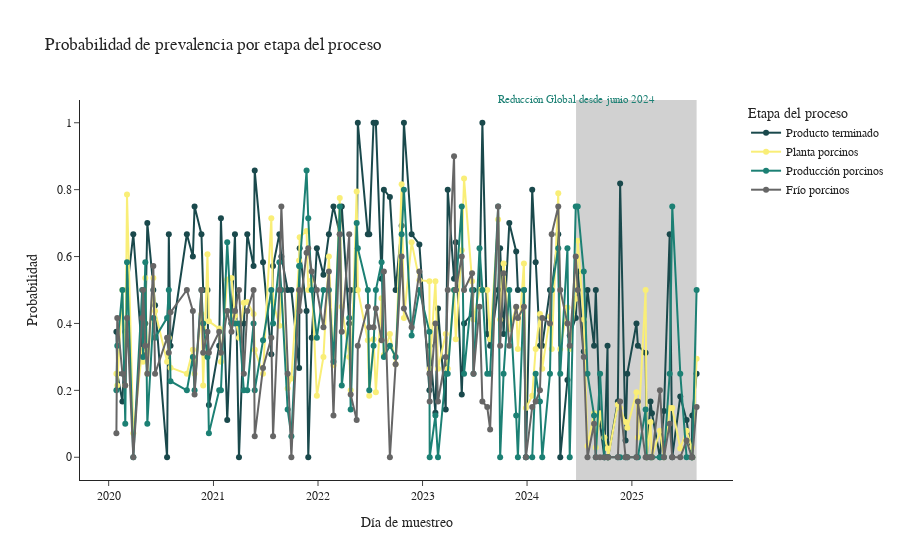

Here is the notebook cell this chart was saved with:
### Code cell
df_comp_group = (
    df_comp
    .groupby(["Fecha de muestreo.autoCalendar.Date", "Etapa de proceso"])
    .agg(prev=("deteccion", "mean"))
    .reset_index()
)

df_result = df_comp_group.pivot(
    index="Fecha de muestreo.autoCalendar.Date",
    columns="Etapa de proceso",
    values="prev"
)

df_result = df_result.sort_index(axis=1).reset_index()
cols_ord = [
    'Fecha de muestreo.autoCalendar.Date',
    'Planta porcinos',
    'Producción porcinos',
    'Frío porcinos',
    'Producto terminado'
]
df_long = df_result.melt(
    id_vars="Fecha de muestreo.autoCalendar.Date",
    value_vars=df['Etapa de proceso'].unique(),
    var_name="Etapa",
    value_name="Probabilidad"
)

# Colores corporativos asignados manualmente
color_map = {
    "Planta porcinos": "#f9ee77",
    "Producción porcinos": "#1c8074",
    "Frío porcinos": "#666666",
    "Producto terminado": "#1a494c"
}

# Gráfico de líneas
fig = px.line(
    df_long,
    x="Fecha de muestreo.autoCalendar.Date",
    y="Probabilidad",
    color="Etapa",
    color_discrete_map=color_map,
    markers=True,
    title="Probabilidad de prevalencia por etapa del proceso"
)
fig.update_layout(
    xaxis_title="Día de muestreo",
    yaxis_title="Probabilidad",
    template="simple_white",
    legend_title="Etapa del proceso",
    font=dict(size=12, family="Arial")
)
# --- Franja desde junio 2025 hasta el final de los datos ---
x_start = pd.Timestamp("2024-06-20")
date_col = "Fecha de muestreo.autoCalendar.Date"
x_end   = df_long[date_col].max()  # fin real de tus datos

fig.add_annotation(
    x=x_start, y=1.02, xref="x", yref="paper",
    showarrow=False, text="Reducción Global desde junio 2024",
    font=dict(color="#1c8074", size=11)
)
# Sombreado vertical (franja)
fig.add_vrect(
    x0=x_start, x1=x_end,
    fillcolor="#666666",  # teal corporativo con transparencia
    line_width=0,
    layer="below",  # debajo de las líneas
)
fig.show()
s3.save_plotly_html(fig, "probabilidad_prevalencia_etapas.html")

### Figure 1 — Plotly figure (JSON) as saved in the notebook; plotly's stock layout.template omitted (floating-point values rounded to 4 significant figures; data arrays with more than 128 entries replaced by an {"elided": "..."} marker saying what was removed)
{"data": [{"hovertemplate": "Etapa=Producto terminado<br>Fecha de muestreo.autoCalendar.Date=%{x}<br>Probabilidad=%{y}<extra></extra>", "legendgroup": "Producto terminado", "line": {"color": "#1a494c", "dash": "solid"}, "marker": {"symbol": "circle"}, "mode": "lines+markers", "name": "Producto terminado", "orientation": "v", "showlegend": true, "type": "scatter", "x": {"elided": "129 str values"}, "xaxis": "x", "y": {"elided": "129 float values"}, "yaxis": "y"}, {"hovertemplate": "Etapa=Planta porcinos<br>Fecha de muestreo.autoCalendar.Date=%{x}<br>Probabilidad=%{y}<extra></extra>", "legendgroup": "Planta porcinos", "line": {"color": "#f9ee77", "dash": "solid"}, "marker": {"symbol": "circle"}, "mode": "lines+markers", "name": "Planta porcinos", "orientation": "v", "showlegend": true, "type": "scatter", "x": {"elided": "129 str values"}, "xaxis": "x", "y": {"elided": "129 float values"}, "yaxis": "y"}, {"hovertemplate": "Etapa=Producción porcinos<br>Fecha de muestreo.autoCalendar.Date=%{x}<br>Probabilidad=%{y}<extra></extra>", "legendgroup": "Producción porcinos", "line": {"color": "#1c8074", "dash": "solid"}, "marker": {"symbol": "circle"}, "mode": "lines+markers", "name": "Producción porcinos", "orientation": "v", "showlegend": true, "type": "scatter", "x": {"elided": "129 str values"}, "xaxis": "x", "y": {"elided": "129 float values"}, "yaxis": "y"}, {"hovertemplate": "Etapa=Frío porcinos<br>Fecha de muestreo.autoCalendar.Date=%{x}<br>Probabilidad=%{y}<extra></extra>", "legendgroup": "Frío porcinos", "line": {"color": "#666666", "dash": "solid"}, "marker": {"symbol": "circle"}, "mode": "lines+markers", "name": "Frío porcinos", "orientation": "v", "showlegend": true, "type": "scatter", "x": {"elided": "129 str values"}, "xaxis": "x", "y": {"elided": "129 float values"}, "yaxis": "y"}], "layout": {"annotations": [{"font": {"color": "#1c8074", "size": 11}, "showarrow": false, "text": "Reducción Global desde junio 2024", "x": "2024-06-20T00:00:00", "xref": "x", "y": 1.02, "yref": "paper"}], "font": {"family": "Arial", "size": 12}, "legend": {"title": {"text": "Etapa del proceso"}, "tracegroupgap": 0}, "shapes": [{"fillcolor": "#666666", "layer": "below", "line": {"width": 0}, "type": "rect", "x0": "2024-06-20T00:00:00", "x1": "2025-08-15T00:00:00", "xref": "x", "y0": 0, "y1": 1, "yref": "y domain"}], "title": {"text": "Probabilidad de prevalencia por etapa del proceso"}, "xaxis": {"anchor": "y", "domain": [0, 1], "title": {"text": "Día de muestreo"}}, "yaxis": {"anchor": "x", "domain": [0, 1], "title": {"text": "Probabilidad"}}}}
